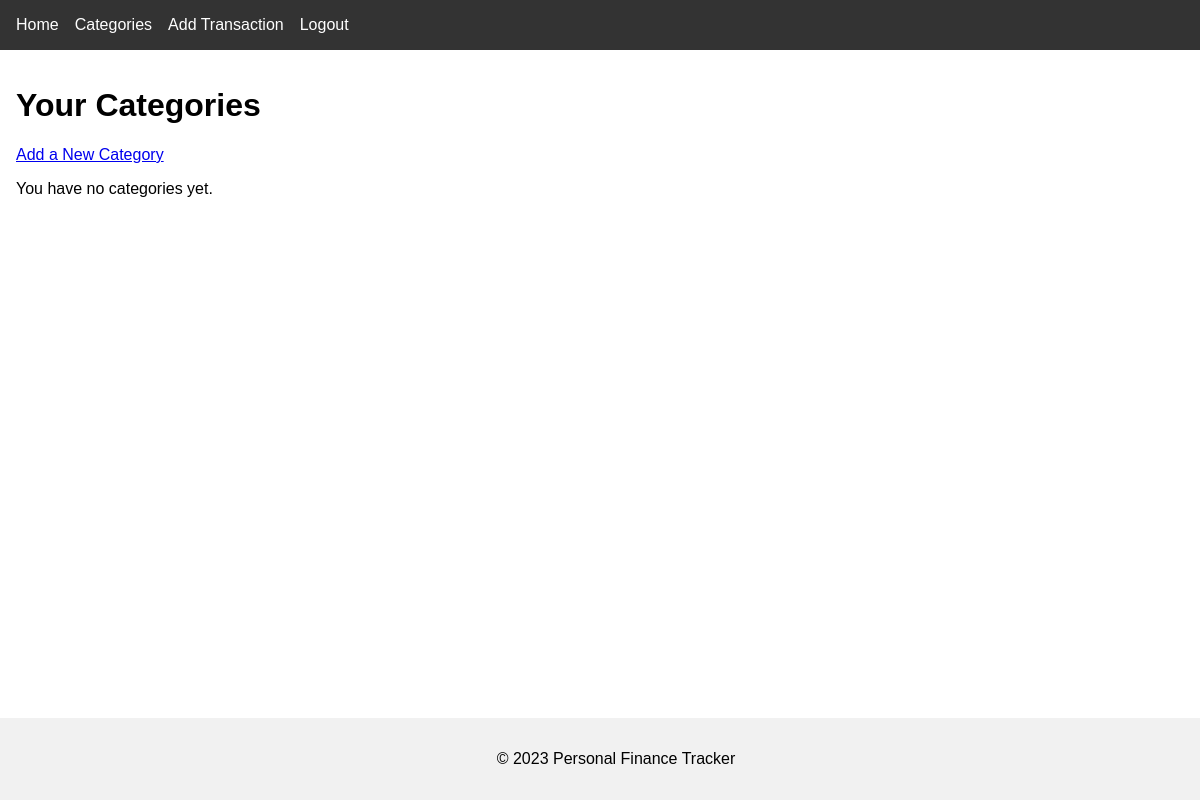
The app's page /categories (signed in), older data.
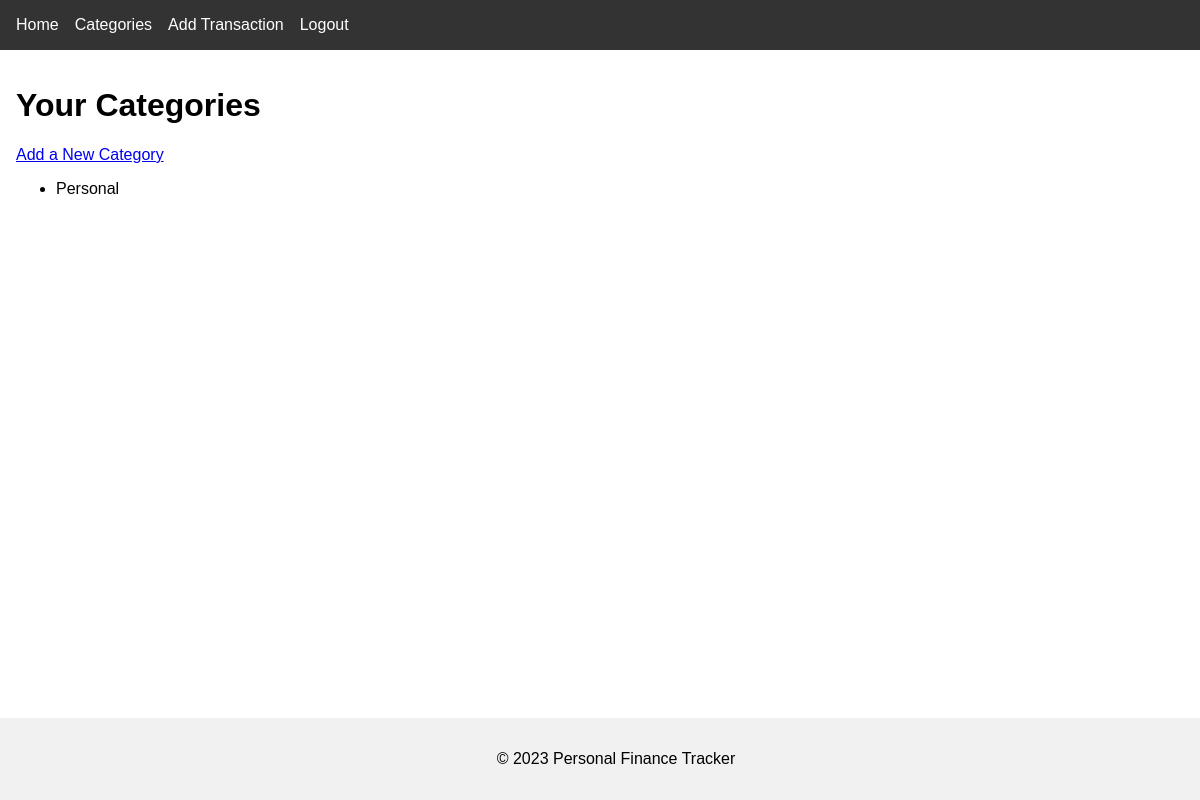
The same page, newer data.
### app/models.py (models this page shows, shortened)
class Category(db.Model):
    id = db.Column(db.Integer, primary_key=True)
    name = db.Column(db.String(64), nullable=False)
    user_id = db.Column(db.Integer, db.ForeignKey('user.id'), nullable=False)
    transactions = db.relationship('Transaction', back_populates='category', lazy='dynamic')

### app/routes.py (the view)
@app.route('/categories')
@login_required
def categories():
    categories = Category.query.filter_by(user_id=current_user.id).all()
    return render_template('categories.html', title='Categories', categories=categories)

### app/__init__.py (called while the page is built)
@login.user_loader
def load_user(user_id):
    return User.query.get(int(user_id))

### templates/categories.html (shortened to what this page needs)
{% extends 'base.html' %}
{% block content %}
<h1>Your Categories</h1>
<p><a href="{{ url_for('add_category') }}">Add a New Category</a></p>
{% if categories %}
    <ul>
        {% for category in categories %}
            <li>{{ category.name }}</li>
        {% endfor %}
    </ul>
{% else %}
    <p>You have no categories yet.</p>
{% endif %}
{% endblock %}

### templates/base.html (shortened to what this page needs)
<!DOCTYPE html>
<html lang="en">
<head>
    <link rel="stylesheet" href="{{ url_for('static', filename='css/styles.css') }}">
</head>
<body>
    <header>
        <nav>
            <ul>
                {% if current_user.is_authenticated %}
                    <li><a href="{{ url_for('index') }}">Home</a></li>
                    <li><a href="{{ url_for('categories') }}">Categories</a></li>
                    <li><a href="{{ url_for('add_transaction') }}">Add Transaction</a></li>
                    <li><a href="{{ url_for('logout') }}">Logout</a></li>
                {% else %}
                    <li><a href="{{ url_for('login') }}">Login</a></li>
                    <li><a href="{{ url_for('register') }}">Register</a></li>
                {% endif %}
            </ul>
        </nav>
    </header>
    <main>
        {% block content %}{% endblock %}
    </main>
    <footer>
        <p>&copy; 2023 Personal Finance Tracker</p>
    </footer>
</body>
</html>

### static/css/styles.css (style rules this page uses)
body { font-family: Arial, sans-serif; margin: 0; padding: 0; }
header { background-color: #333; color: #fff; padding: 1rem; }
nav ul { list-style-type: none; margin: 0; padding: 0; display: flex; }
nav ul li { margin-right: 1rem; }
nav ul li a { color: #fff; text-decoration: none; }
main { padding: 1rem; }
footer { background-color: #f1f1f1; text-align: center; padding: 1rem; position: fixed; width: 100%; bottom: 0; }

Row changes from the older to the newer data that the page shows:
added Category: name "Personal"
Text that changed along with them:
text no longer shown: "You have no categories yet."
